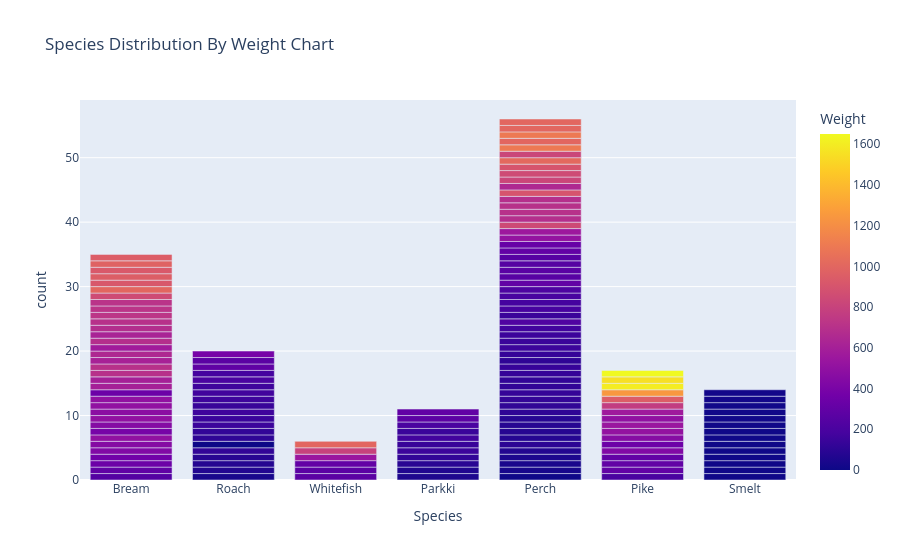

The notebook cell saved with this chart:
### Markdown cell above
`Data Visualization`

### Code cell
plt.figure(figsize=(25, 6))
figure = px.bar(fish_species, x = fish_species['Species'],
                color = fish_species['Weight'],
                title = 'Species Distribution By Weight Chart').show()
plt.show()

### Figure 1 — Plotly figure (JSON) as saved in the notebook; plotly's stock layout.template omitted (floating-point values rounded to 4 significant figures; data arrays with more than 128 entries replaced by an {"elided": "..."} marker saying what was removed)
{"data": [{"hovertemplate": "Species=%{x}<br>count=%{y}<br>Weight=%{marker.color}<extra></extra>", "legendgroup": "", "marker": {"color": {"elided": "159 float values"}, "coloraxis": "coloraxis", "pattern": {"shape": ""}}, "name": "", "orientation": "v", "showlegend": false, "textposition": "auto", "type": "bar", "x": {"elided": "159 str values"}, "xaxis": "x", "y": {"elided": "159 int values"}, "yaxis": "y"}], "layout": {"barmode": "relative", "coloraxis": {"colorbar": {"title": {"text": "Weight"}}, "colorscale": [[0, "#0d0887"], [0.1111, "#46039f"], [0.2222, "#7201a8"], [0.3333, "#9c179e"], [0.4444, "#bd3786"], [0.5556, "#d8576b"], [0.6667, "#ed7953"], [0.7778, "#fb9f3a"], [0.8889, "#fdca26"], [1, "#f0f921"]]}, "legend": {"tracegroupgap": 0}, "title": {"text": "Species Distribution By Weight Chart"}, "xaxis": {"anchor": "y", "domain": [0, 1], "title": {"text": "Species"}}, "yaxis": {"anchor": "x", "domain": [0, 1], "title": {"text": "count"}}}}
